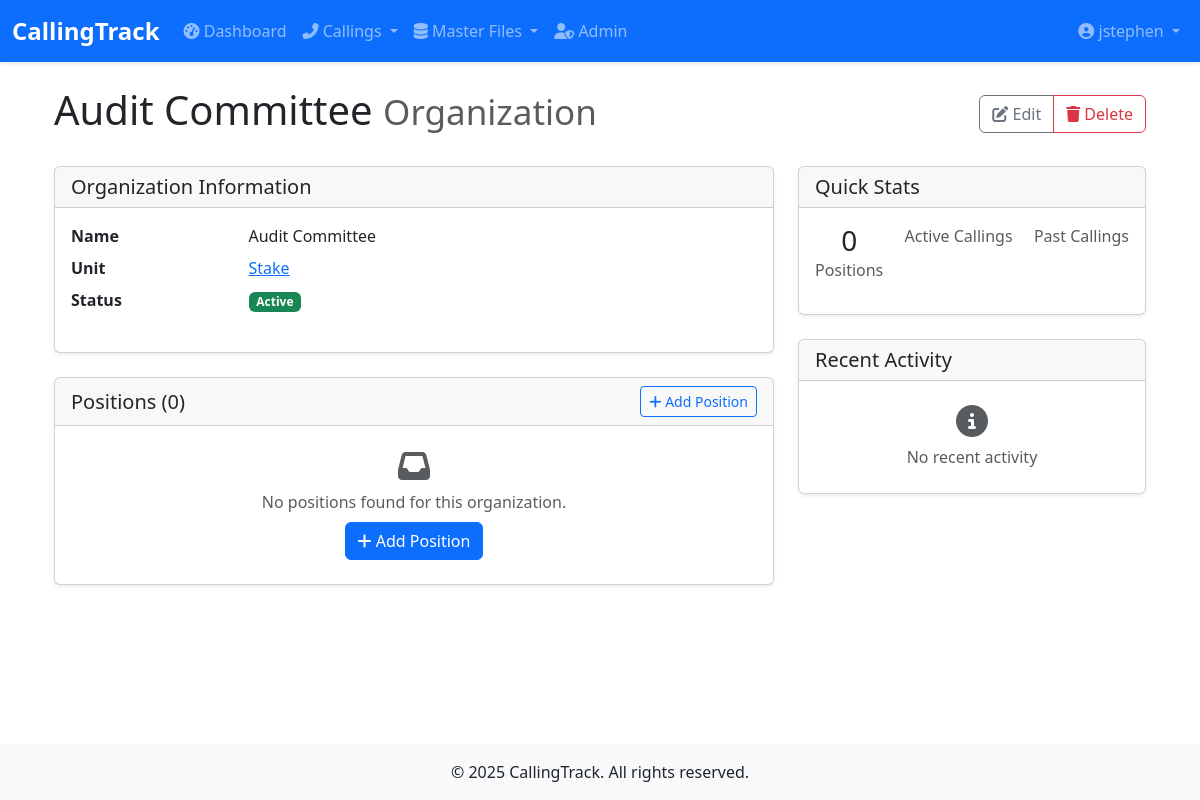
The page /callings/organizations/29/ (signed in) on the database as committed earlier.
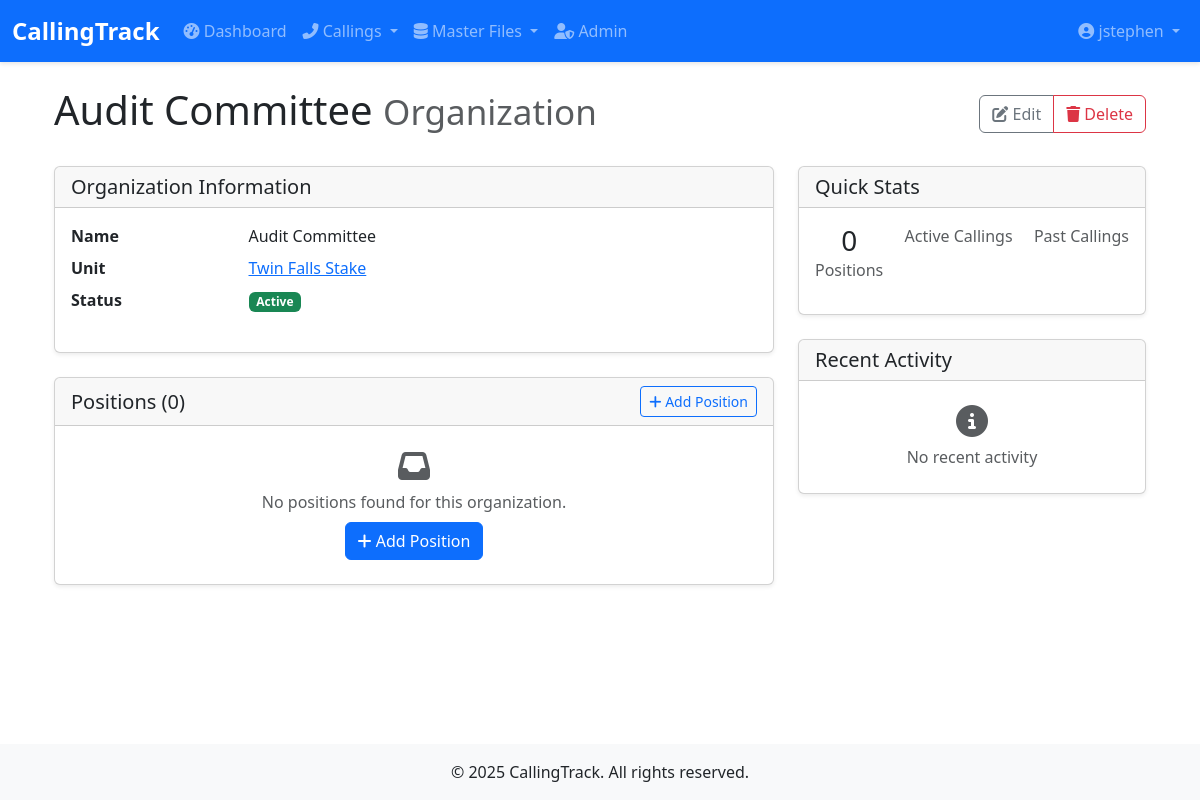
The same page on the database as committed later.
### callings/models.py (models this page shows, shortened)
class Organization(models.Model):
    name = models.CharField(max_length=100, unique=True)
    description = models.TextField(blank=True, null=True)
    unit = models.ForeignKey(Unit, on_delete=models.CASCADE, related_name='organizations', null=True, blank=True)
    leader = models.CharField(max_length=200, blank=True, null=True)
    is_active = models.BooleanField(default=True, help_text="Whether this organization is currently active")
    created_at = models.DateTimeField(auto_now_add=True)
    updated_at = models.DateTimeField(auto_now=True)
    class Meta:
        ordering = ['name']

class Unit(models.Model):
    UNIT_TYPES = [
        ('WARD', 'Ward'),
        ('BRANCH', 'Branch'),
        ('STAKE', 'Stake'),
    ]
    name = models.CharField(max_length=100)
    unit_type = models.CharField(max_length=10, choices=UNIT_TYPES)
    parent_unit = models.ForeignKey('self', on_delete=models.SET_NULL, null=True, blank=True, related_name='child_units')
    meeting_time = models.TimeField(null=True, blank=True, help_text="Regular meeting time for this unit")
    location = models.CharField(max_length=200, blank=True, help_text="Physical location of the unit")
    is_active = models.BooleanField(default=True, help_text="Whether this unit is currently active")
    sort_order = models.PositiveSmallIntegerField(
        default=0,
        help_text="Order in which units should be displayed (lower numbers first)"
    )
    created_at = models.DateTimeField(auto_now_add=True)
    updated_at = models.DateTimeField(auto_now=True)
    class Meta:
        ordering = ['sort_order', 'name']

### callings/views.py (the view)
# urls.py: path('organizations/<int:pk>/', views.OrganizationDetailView.as_view(), name='organization-detail'),
class OrganizationDetailView(LoginRequiredMixin, TitleMixin, DetailView):
    model = Organization
    template_name = 'callings/organization/organization_detail.html'
    context_object_name = 'organization'
    def get_title(self):
        return f"Organization: {self.get_object().name}"

### callings/views.py (called while the page is built)
    def get_context_data(self, **kwargs):
        context = super().get_context_data(**kwargs)
        context['title'] = self.get_title()
        return context

### callings/templates/callings/organization/organization_detail.html (shortened to what the changed rows need)
{% extends 'callings/base.html' %}
{% block content %}
<div class="container">
    <div class="d-flex justify-content-between align-items-center mb-4">
        <h1>{{ object.name }} <small class="text-muted">Organization</small></h1>
        <div class="btn-group" role="group">
            <a href="{% url 'callings:organization-update' object.pk %}" class="btn btn-outline-secondary">
            </a>
            <a href="{% url 'callings:organization-delete' object.pk %}" class="btn btn-outline-danger">
            </a>
        </div>
    </div>
    <div class="row">
        <div class="col-md-8">
            <div class="card mb-4">
                <div class="card-body">
                    <dl class="row">
                        <dt class="col-sm-3">Name</dt>
                        <dd class="col-sm-9">{{ object.name }}</dd>
                        <dt class="col-sm-3">Unit</dt>
                        <dd class="col-sm-9">
                            {% if object.unit %}
                            <a href="{% url 'callings:unit-detail' object.unit.pk %}">
                                {{ object.unit.name }}
                            </a>
                            {% else %}
                            <span class="text-muted">No unit assigned</span>
                            {% endif %}
                        </dd>
                        <dt class="col-sm-3">Status</dt>
                        <dd class="col-sm-9">
                            <span class="badge bg-{% if object.is_active %}success{% else %}secondary{% endif %}">
                            </span>
                        </dd>
                    </dl>
                </div>
            </div>
        </div>
    </div>
</div>
{% endblock %}

Rows that differ between the two databases and show on the page:
changed through a linked row, Organization "Audit Committee": unit.name "Stake" → "Twin Falls Stake"
